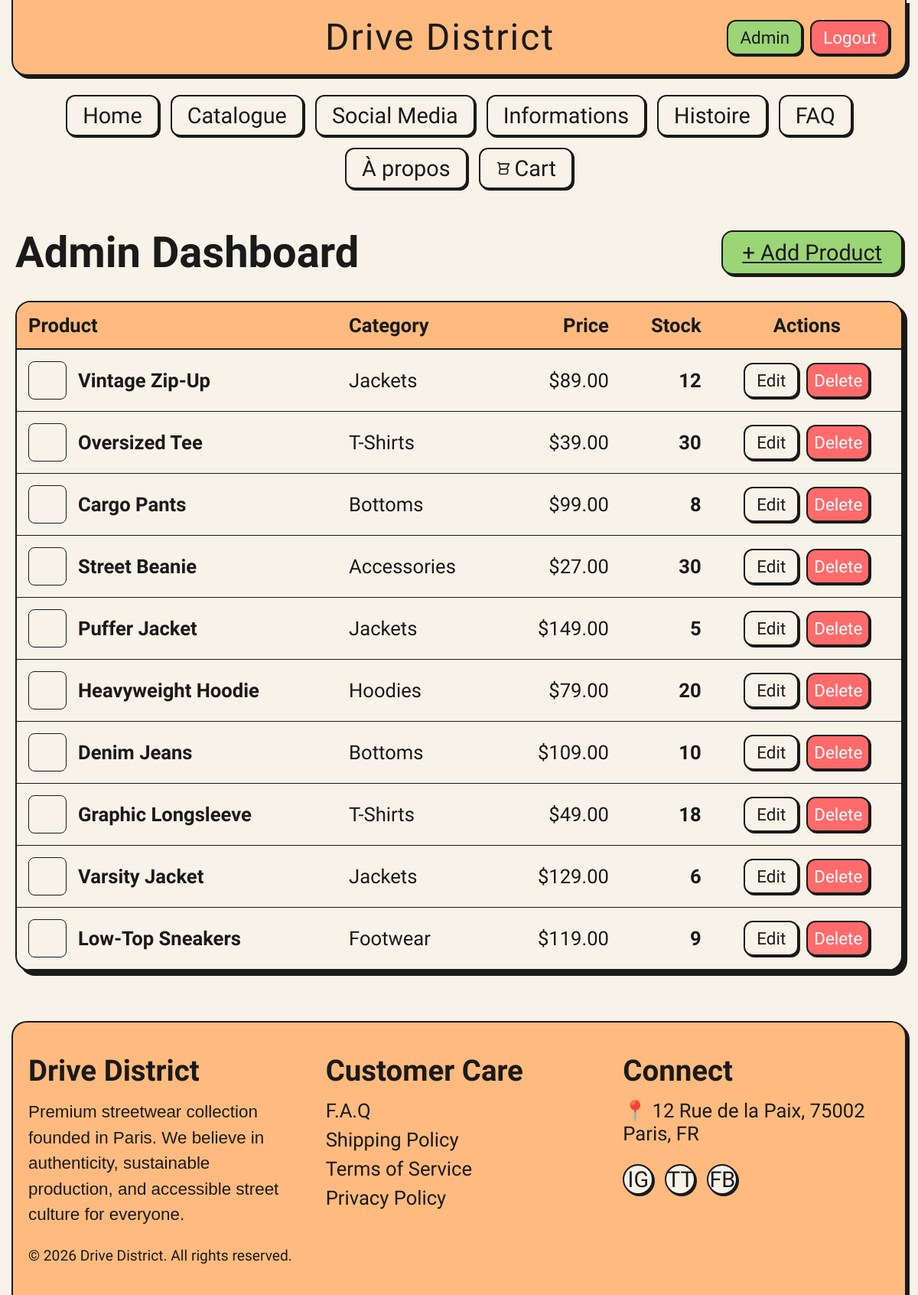
The page /admin.php (signed in) on the database as committed earlier.
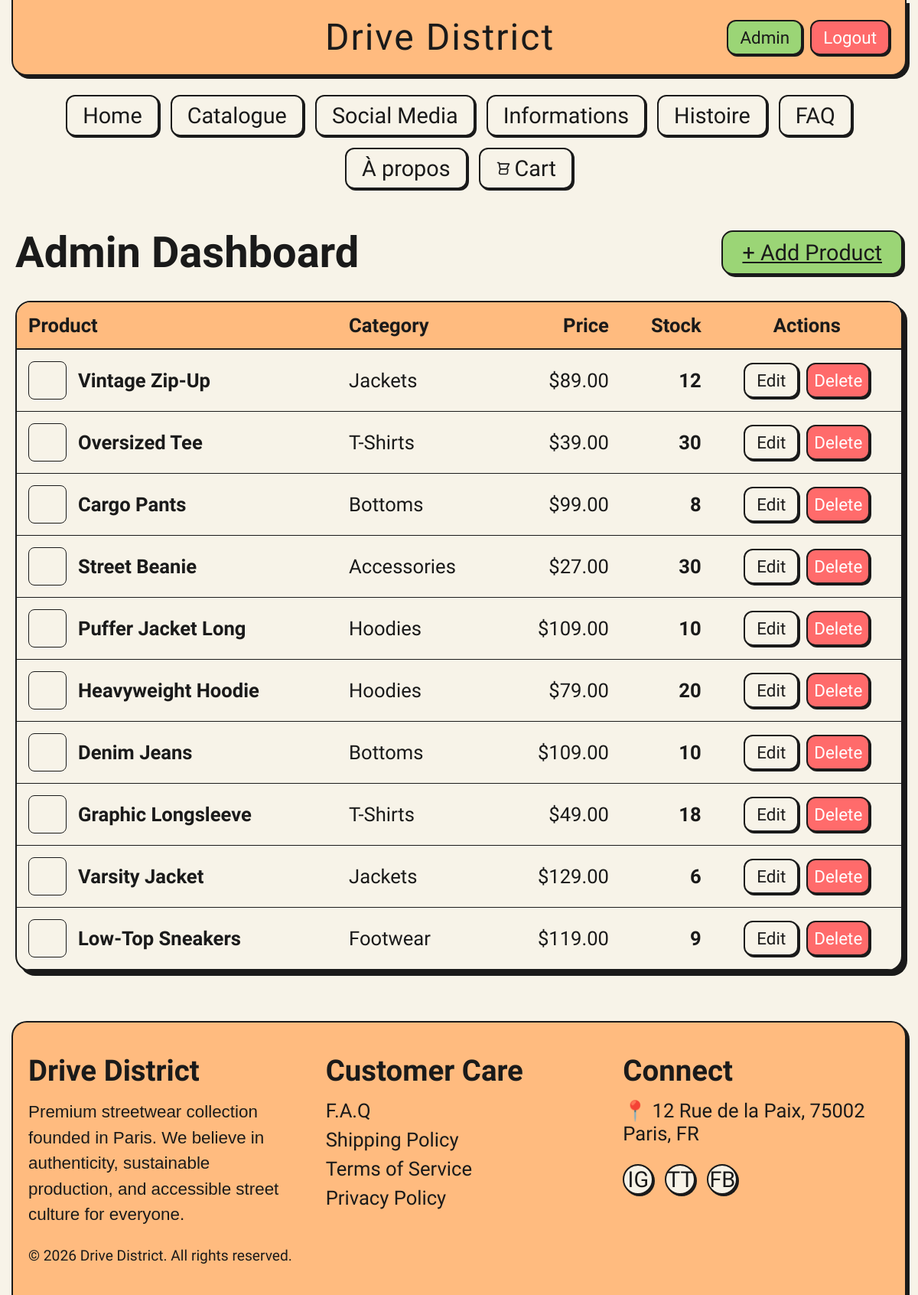
The same page on the database as committed later.
### tables this page shows
CREATE TABLE products (
        id INTEGER PRIMARY KEY AUTOINCREMENT,
        name TEXT NOT NULL,
        category TEXT NOT NULL,
        price REAL NOT NULL,
        stock INTEGER NOT NULL,
        sizes TEXT NOT NULL,
        colors TEXT NOT NULL,
        desc TEXT NOT NULL
    , image TEXT DEFAULT '');

### data.php (called while the page is built, shortened)
<?php
$db_file = __DIR__ . '/drivedistrict.sqlite';
$pdo = new PDO('sqlite:' . $db_file);
$pdo->setAttribute(PDO::ATTR_ERRMODE, PDO::ERRMODE_EXCEPTION);
$pdo->exec("
    CREATE TABLE IF NOT EXISTS products (
        id INTEGER PRIMARY KEY AUTOINCREMENT,
        name TEXT NOT NULL,
        category TEXT NOT NULL,
        price REAL NOT NULL,
        stock INTEGER NOT NULL,
        sizes TEXT NOT NULL,
        colors TEXT NOT NULL,
        desc TEXT NOT NULL
    );
    CREATE TABLE IF NOT EXISTS users (
        id INTEGER PRIMARY KEY AUTOINCREMENT,
        username TEXT NOT NULL UNIQUE,
        email TEXT NOT NULL UNIQUE,
        password TEXT NOT NULL,
        role TEXT NOT NULL DEFAULT 'user',
        created_at DATETIME DEFAULT CURRENT_TIMESTAMP
    );
    CREATE TABLE IF NOT EXISTS orders (
        id INTEGER PRIMARY KEY AUTOINCREMENT,
        user_id INTEGER,
        total REAL NOT NULL,
        status TEXT NOT NULL DEFAULT 'pending',
        created_at DATETIME DEFAULT CURRENT_TIMESTAMP,
        FOREIGN KEY (user_id) REFERENCES users(id)
    );
    CREATE TABLE IF NOT EXISTS order_items (
        id INTEGER PRIMARY KEY AUTOINCREMENT,
        order_id INTEGER NOT NULL,
        product_id INTEGER NOT NULL,
        size TEXT NOT NULL,
        qty INTEGER NOT NULL,
        price REAL NOT NULL,
        FOREIGN KEY (order_id) REFERENCES orders(id),
        FOREIGN KEY (product_id) REFERENCES products(id)
    );
");
try {
    $pdo->exec("ALTER TABLE products ADD COLUMN image TEXT DEFAULT ''");
    $img_urls = [
        1 => 'https://images.unsplash.com/photo-1556821840-3a63f95609a7?q=80&w=400',
        2 => 'https://images.unsplash.com/photo-1521572163474-6864f9cf17ab?q=80&w=400',
        3 => 'https://images.unsplash.com/photo-1624378439575-d1ead6bb246b?q=80&w=400',
        4 => 'https://images.unsplash.com/photo-1576871337622-98d48d1cf531?q=80&w=400',
        5 => 'https://images.unsplash.com/photo-1559551409-dadc959f76b8?q=80&w=400',
        6 => 'https://images.unsplash.com/photo-1556821840-3a63f95609a7?q=80&w=400',
        7 => 'https://images.unsplash.com/photo-1542272604-787c3835535d?q=80&w=400',
        8 => 'https://images.unsplash.com/photo-1618517351616-389a7ac72579?q=80&w=400',
        9 => 'https://images.unsplash.com/photo-1551028719-0c14457cc7dc?q=80&w=400',
        10 => 'https://images.unsplash.com/photo-1525966222134-fcfa99b8ae77?q=80&w=400'
    ];
    foreach($img_urls as $id => $url) {
        $pdo->exec("UPDATE products SET image = '$url' WHERE id = $id AND (image IS NULL OR image = '')");
    }
} catch (Exception $e) {}
try {
    $pdo->exec("ALTER TABLE users ADD COLUMN cart TEXT DEFAULT '[]'");
} catch (Exception $e) {}
try {
    $pdo->exec("ALTER TABLE users ADD COLUMN role TEXT DEFAULT 'user'");
} catch (Exception $e) {}
$products = [];
$stmt = $pdo->query("SELECT * FROM products");
while ($row = $stmt->fetch(PDO::FETCH_ASSOC)) {
    $row['sizes'] = json_decode($row['sizes'], true) ?: [];
    $row['colors'] = json_decode($row['colors'], true) ?: [];
    $products[$row['id']] = $row;
}
function isAdmin() {
    return isset($_SESSION['user_role']) && $_SESSION['user_role'] === 'admin';
}
function isLoggedIn() {
    return isset($_SESSION['user_id']);
}

### admin.php (the view, shortened to what this page needs)
<?php require_once 'header.php';
?>
<main style="display:flex; flex-direction:column; align-items:center; width:100%; max-width:1200px; margin:0 auto; padding:0 20px 40px; gap:30px; flex:1;">
    <div style="width:100%; display:flex; justify-content:space-between; align-items:center; margin-top:20px;">
        <h2 style="font-size:3.5rem;">Admin Dashboard</h2>
        <a href="admin_edit.php" class="buy-button" style="width:auto; padding:10px 25px; font-size:1.8rem; background-color:#9BD576;">+ Add Product</a>
    </div>
    <div style="width:100%; border:2px solid #1a1a1a; border-radius:20px; box-shadow:6px 6px 0px #1a1a1a; overflow:hidden; background-color:#f7f3e8;">
        <table style="width:100%; border-collapse:collapse; font-size:1.6rem;">
            <thead style="background-color:#FFBB7F; border-bottom:2px solid #1a1a1a;">
                <tr>
                    <th style="padding:15px; text-align:left;">Product</th>
                    <th style="padding:15px; text-align:left;">Category</th>
                    <th style="padding:15px; text-align:right;">Price</th>
                    <th style="padding:15px; text-align:right;">Stock</th>
                    <th style="padding:15px; text-align:center;">Actions</th>
                </tr>
            </thead>
            <tbody>
                <?php foreach($products as $p): ?>
                <tr style="border-bottom:1px solid #1a1a1a;">
                    <td style="padding:15px; display:flex; align-items:center; gap:15px;">
                        <div style="width:50px; height:50px; border:1px solid #1a1a1a; border-radius:8px; background-image:url('<?= $p['image'] ?>'); background-size:cover; background-position:center;"></div>
                        <strong><?= $p['name'] ?></strong>
                    </td>
                    <td style="padding:15px;"><?= $p['category'] ?></td>
                    <td style="padding:15px; text-align:right;">$<?= number_format($p['price'], 2) ?></td>
                    <td style="padding:15px; text-align:right; font-weight:bold; color: <?= $p['stock'] < 5 ? '#ff6b6b' : 'inherit' ?>;">
                        <?= $p['stock'] ?>
                    </td>
                    <td style="padding:15px; text-align:center;">
                        <div style="display:flex; gap:10px; justify-content:center;">
                            <a href="admin_edit.php?id=<?= $p['id'] ?>" class="nav-link" style="padding:5px 15px; font-size:1.4rem; background-color:#f7f3e8;">Edit</a>
                            <form method="POST" action="admin_actions.php" onsubmit="return confirm('Delete this product?');">
                                <button type="submit" class="remove-button" style="font-size:1.4rem;">Delete</button>
                            </form>
                        </div>
                    </td>
                </tr>
                <?php endforeach; ?>
            </tbody>
        </table>
    </div>
</main>
<?php include 'footer.php'; ?>

### header.php (shortened to what this page needs)
<?php require_once 'data.php';
$currentPage = basename($_SERVER['PHP_SELF']);
function navClass($page) { global $currentPage; return $currentPage === $page ? 'nav-link active' : 'nav-link'; }
?>
<!DOCTYPE html>
<html lang="fr">
<head>
    <link rel="stylesheet" href="styles.css?v=<?= time() ?>">
</head>
<body>
    <header class="header" style="display:flex; justify-content:space-between; align-items:center;">
        <h1><a href="index.php" style="color:inherit;text-decoration:none;">Drive District</a></h1>
        <div style="display:flex; gap:10px; width:250px; justify-content:flex-end; align-items:center;">
            <?php if(isAdmin()): ?>
                <a href="admin.php" class="nav-link" style="background-color:#9BD576; font-size:1.4rem; padding:8px 15px; margin:0;">Admin</a>
            <?php endif; ?>
            <?php if(isLoggedIn()): ?>
                <a href="login.php?logout=1" class="nav-link" style="background-color:#ff6b6b; color:#fff; font-size:1.4rem; padding:8px 15px; margin:0;">Logout</a>
            <?php else: ?>
                <a href="login.php" class="nav-link" style="font-size:1.4rem; padding:8px 15px; margin:0;">Login</a>
            <?php endif; ?>
        </div>
    </header>
    <nav class="nav-bar">
        <a href="index.php" class="<?= navClass('index.php') ?>">Home</a>
        <a href="catalogue.php" class="<?= navClass('catalogue.php') ?>">Catalogue</a>
        <a href="social_media.php" class="<?= navClass('social_media.php') ?>">Social Media</a>
        <a href="informations.php" class="<?= navClass('informations.php') ?>">Informations</a>
        <a href="histoire.php" class="<?= navClass('histoire.php') ?>">Histoire</a>
        <a href="faq.php" class="<?= navClass('faq.php') ?>">FAQ</a>
        <a href="a_propos.php" class="<?= navClass('a_propos.php') ?>">À propos</a>
        <a href="cart.php" class="<?= navClass('cart.php') ?> cart-link" style="display:flex; align-items:center; gap:5px;">
            <svg fill="none" stroke="currentColor" viewBox="0 0 24 24" width="20" height="20"><path stroke-linecap="round" stroke-linejoin="round" stroke-width="2" d="M3 3h2l.4 2M7 13h10l4-8H5.4M7 13L5.4 5M7 13l-1.35 5.4A2 2 0 007.6 21h8.8a2 2 0 001.95-1.6L19 13.5M9 21h.01M15 21h.01"></path></svg> Cart <?php if($cartCount > 0): ?><span class="cart-badge"><?= $cartCount ?></span><?php endif; ?>
        </a>
    </nav>

### footer.php
    <footer class="footer">
        <div style="display:grid; grid-template-columns: repeat(auto-fit, minmax(250px, 1fr)); gap:40px; text-align:left; padding:20px 0;">
            <div style="display:flex; flex-direction:column; gap:15px;">
                <h3 style="font-size:2.4rem;">Drive District</h3>
                <p style="font-size:1.4rem; font-family:sans-serif; line-height:1.5;">Premium streetwear collection founded in Paris. We believe in authenticity, sustainable production, and accessible street culture for everyone.</p>
                <p style="font-size:1.2rem; margin-top:10px;">&copy; 2026 Drive District. All rights reserved.</p>
            </div>
            <div style="display:flex; flex-direction:column; gap:15px;">
                <h3 style="font-size:2.4rem;">Customer Care</h3>
                <div style="display:flex; flex-direction:column; gap:8px;">
                    <a href="faq.php" style="color:inherit; text-decoration:none; font-size:1.6rem;">F.A.Q</a>
                    <a href="#" style="color:inherit; text-decoration:none; font-size:1.6rem;">Shipping Policy</a>
                    <a href="#" style="color:inherit; text-decoration:none; font-size:1.6rem;">Terms of Service</a>
                    <a href="#" style="color:inherit; text-decoration:none; font-size:1.6rem;">Privacy Policy</a>
                </div>
            </div>
            <div style="display:flex; flex-direction:column; gap:15px;">
                <h3 style="font-size:2.4rem;">Connect</h3>
                <p style="font-size:1.6rem;">📍 12 Rue de la Paix, 75002 Paris, FR</p>
                <div style="display:flex; gap:15px; margin-top:10px;">
                    <a href="social_media.php" class="nav-link" style="padding:8px; display:flex; align-items:center; justify-content:center; border-radius:50%; width:40px; height:40px;">IG</a>
                    <a href="social_media.php" class="nav-link" style="padding:8px; display:flex; align-items:center; justify-content:center; border-radius:50%; width:40px; height:40px;">TT</a>
                    <a href="social_media.php" class="nav-link" style="padding:8px; display:flex; align-items:center; justify-content:center; border-radius:50%; width:40px; height:40px;">FB</a>
                </div>
            </div>
        </div>
    </footer>
</body>
</html>

### styles.css (style rules this page uses)
* { margin: 0; padding: 0; box-sizing: border-box; font-family: 'Jersey 25', sans-serif; }
body { background-color: #f7f3e8; display: flex; flex-direction: column; min-height: 100vh; color: #1a1a1a; }
.header, .footer { background-color: #FFBB7F; border: 2px solid #1a1a1a; text-align: center; padding: 20px; z-index: 10; box-shadow: 4px 4px 0px #1a1a1a; }
.header { border-top: none; border-bottom-left-radius: 20px; border-bottom-right-radius: 20px; margin: 0 15px 25px 15px; }
.footer { border-bottom: none; border-top-left-radius: 20px; border-top-right-radius: 20px; margin: 25px 15px 0 15px; }
.header h1, .footer h1 { font-size: 3rem; font-weight: 400; color: #1a1a1a; letter-spacing: 2px; }
.nav-bar { display: flex; flex-wrap: wrap; justify-content: center; gap: 15px; margin-bottom: 30px; padding: 0 15px; }
.nav-link { padding: 8px 20px; background-color: #f7f3e8; border: 2px solid #1a1a1a; border-radius: 12px; color: #1a1a1a; text-decoration: none; font-size: 1.8rem; transition: all 0.2s ease-in-out; box-shadow: 2px 2px 0px #1a1a1a; display: flex; align-items: center; gap: 8px; }
.buy-button { background-color: #FFBB7F; border: 2px solid #1a1a1a; border-radius: 15px; padding: 10px 15px; font-size: 1.8rem; color: #1a1a1a; cursor: pointer; box-shadow: 3px 3px 0px #1a1a1a; transition: all 0.2s; display: flex; align-items: center; justify-content: center; gap: 8px; width: 100%; }
.remove-button { background-color: #ff6b6b; border: 2px solid #1a1a1a; border-radius: 12px; padding: 8px; color: #fff; cursor: pointer; box-shadow: 2px 2px 0px #1a1a1a; transition: all 0.2s; }

Rows that differ between the two databases and show on the page:
changed products: name "Puffer Jacket" → "Puffer Jacket Long"; category "Jackets" → "Hoodies"; price "149.00" → "109.00"; stock "5" → "10"
